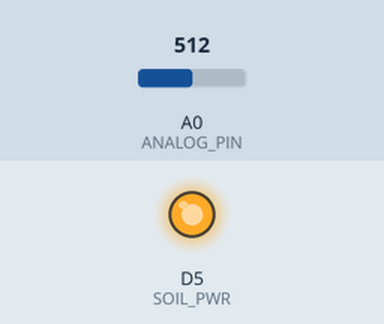
The sketch below on a simulated ESP8266 (NodeMCU). Parts: output pins drawn as LEDs (lit = HIGH). The inputs (shaded band) are chosen by the test bench; at power-on: A0 (ANALOG_PIN) = 512. WiFi joins after 1.5 s; servers stay silent unless stated; the local clock reads 2024-03-15 10:24:30 at power-on unless the sketch sets it; no MQTT or app messages arrive unless stated; what the sketch prints to the serial monitor is not drawn. At 2.4 s the program puts the board to deep sleep or switches it off; the recording ends there.

Above: at 0.1 s.
Timing chart, 0 to 2.4 s (numbered marks = the images above):
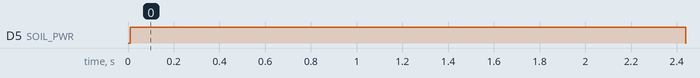

Measured:
- by itself, D5 (SOIL_PWR): LOW → HIGH at 0.01 s, → LOW 2.4 s later

The sketch:

Sensor_Solo_ESP8266.ino
```cpp
#include <ESP8266WiFi.h>
#include <ESP8266WiFiMulti.h>
#include <WiFiClientSecure.h>
#include <PubSubClient.h>
#include <ArduinoJson.h>
#include <ESP8266HTTPClient.h>
#include "Secrets.h"

ESP8266WiFiMulti wifiMulti;

// IP Config
IPAddress staticIP(192, 168, 1, 250);
IPAddress gateway(192, 168, 1, 1);
IPAddress subnet(255, 255, 255, 0);
IPAddress primaryDNS(8, 8, 8, 8);

// AWS
WiFiClientSecure awsClient;
BearSSL::X509List cert(CA_CERT);
BearSSL::X509List client_crt(CLIENT_CERT);
BearSSL::PrivateKey key(PRIVATE_KEY);
PubSubClient client(awsClient);

// Pins
const uint8_t ANALOG_PIN = A0;
const uint8_t SOIL_PWR = D5;

uint soilRead;

void connectToWiFi() {
  Serial.println('\n');

  if (!WiFi.config(staticIP, gateway, subnet, primaryDNS)) {
    Serial.println("STA Failed to configure");
  }

  wifiMulti.addAP(SSID_1, PASSWORD);
  wifiMulti.addAP(SSID_2, PASSWORD);

  Serial.println("Connecting ...");
  int i = 0;
  while (wifiMulti.run() != WL_CONNECTED) {
    Serial.print(' ');
    Serial.print(++i);
    delay(1000);
  }
  Serial.println('\n');
  Serial.print("Connected to ");
  Serial.println(WiFi.SSID());
  Serial.print("IP address:\t");
  Serial.println(WiFi.localIP());
}

void connectToNTP() {
  configTime(TIMEZONE * 3600, 0, "pool.ntp.org", "time.nist.gov");

  Serial.print("Waiting for NTP time sync: ");
  time_t now = time(nullptr);
  while (now < 8 * 3600 * 2) {
    delay(500);
    Serial.print(".");
    now = time(nullptr);
  }
  Serial.println("");
  struct tm timeinfo;
  localtime_r(&now, &timeinfo);
  Serial.print("Current time: ");
  Serial.print(asctime(&timeinfo));
}

char* getCurrentTime() {
  static char formattedTime[20];

  time_t now = time(nullptr);  // Get current epoch time
  struct tm timeinfo;
  localtime_r(&now, &timeinfo);  // Convert to local time (with timezone)

  strftime(formattedTime, sizeof(formattedTime), "%Y-%m-%d %H:%M", &timeinfo);

  return formattedTime;
}

void connectToAWS() {
  awsClient.setTrustAnchors(&cert);
  awsClient.setClientRSACert(&client_crt, &key);

  client.setServer(MQTT_HOST, 8883);

  Serial.println("Connecting to AWS IOT");

  while (!client.connect(THING_NAME)) {
    Serial.print(".");
    delay(1000);
  }

  if (!client.connected()) {
    Serial.println("AWS IoT Timeout!");
    return;
  }

  Serial.println("AWS IoT Connected!");
}

void publishMessageToAWS() {
  JsonDocument doc;
  doc["date"] = getCurrentTime();
  doc["rawReading"] = soilRead;
  doc["plant"] = PLANT_NAME;
  doc["location"] = PLANT_LOCATION;
  char jsonBuffer[512];
  serializeJson(doc, jsonBuffer, sizeof(jsonBuffer));

  client.publish(AWS_IOT_PUBLISH_TOPIC, jsonBuffer);
}

void debugReading() {
  Serial.print("Raw reading: ");
  Serial.println(soilRead);
}

void doSoilRead() {
  uint readSum = 0;
  const uint8_t ITERATIIONS = 16;

  for (uint8_t i = 0; i < ITERATIIONS; i++) {
    readSum += analogRead(ANALOG_PIN);
    delay(50);
  }

  soilRead = readSum / ITERATIIONS;
}

void setup() {
  Serial.begin(9600);
  delay(10);
  pinMode(ANALOG_PIN, INPUT);
  pinMode(SOIL_PWR, OUTPUT);

  // Give power to soil reader
  digitalWrite(SOIL_PWR, HIGH);

  connectToWiFi();
  connectToNTP();
  connectToAWS();

  doSoilRead();
  debugReading();
  publishMessageToAWS();

  // Disable power
  digitalWrite(SOIL_PWR, LOW);

  Serial.println("Going into deep sleep...");
  ESP.deepSleep(3.6e9);  // One hour
  // ESP.deepSleep(5e6);  // 5 Seconds
}

void loop() {
  // doSoilRead();
  // debugReading();
  // publishMessageToAWS();
  // delay(500);
}
```

Secrets.example.h
```cpp
#ifndef SECRETS_H
#define SECRETS_H

const char* SSID_1 = "";
const char* SSID_2 = "";
const char* PASSWORD = "";

const uint8_t TIMEZONE = 0;

const char* WEBHOOK_URL = "";

const char* PLANT_NAME = "";
const char* PLANT_LOCATION = "";

const char* AWS_IOT_PUBLISH_TOPIC = "";

const char* MQTT_HOST = "";

const char* THING_NAME = "";

static const char* CA_CERT PROGMEM = R"EOF(
-----BEGIN CERTIFICATE-----

-----END CERTIFICATE-----
)EOF";


// Copy contents from XXXXXXXX-certificate.pem.crt here ▼
static const char* CLIENT_CERT PROGMEM = R"KEY(
-----BEGIN CERTIFICATE-----

-----END CERTIFICATE-----
)KEY";


// Copy contents from  XXXXXXXX-private.pem.key here ▼
static const char* PRIVATE_KEY PROGMEM = R"KEY(
-----BEGIN RSA PRIVATE KEY-----

-----END RSA PRIVATE KEY-----
)KEY";

#endif
```
